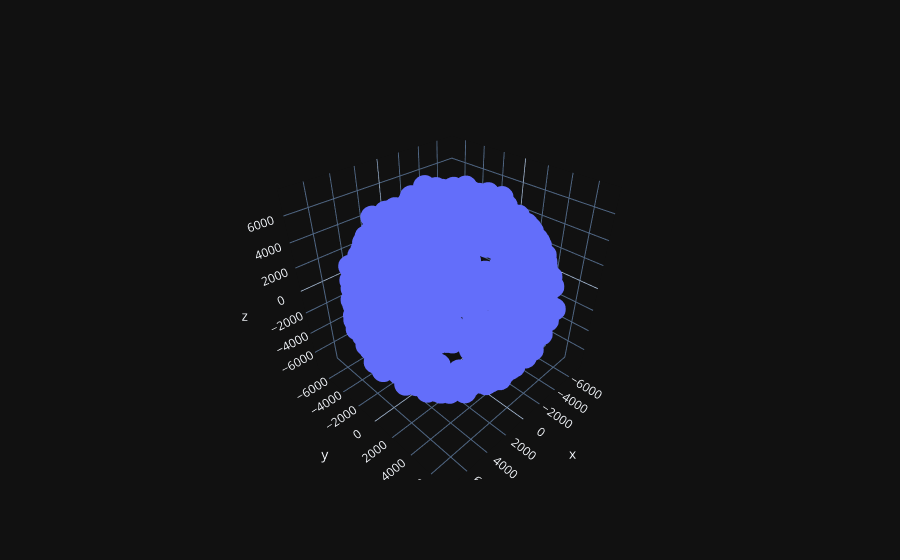
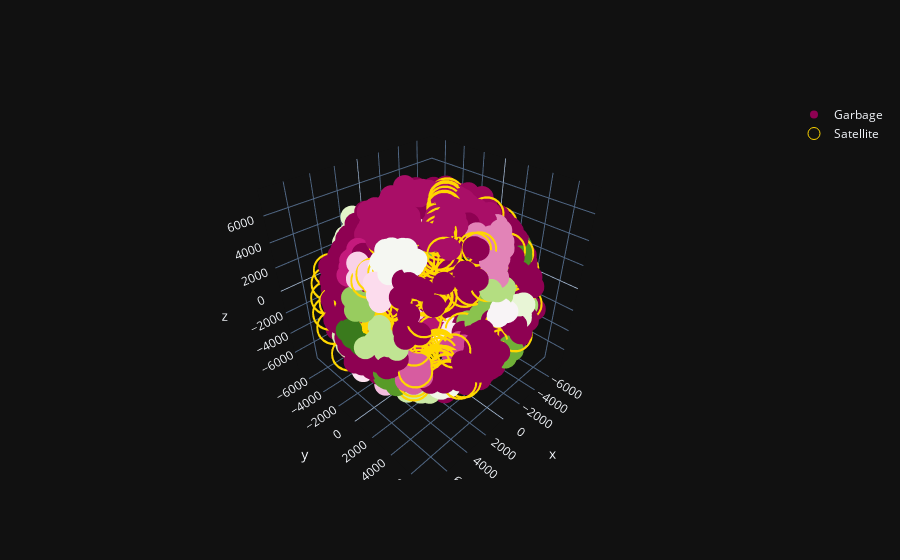

Notebook code cell kept with these figures, in order:
### Code cell
# DBSCAN for cosmos garbage
with open('../Data/cosmos.csv') as f:
        lines = omm.parse_csv(f)
        fields = [field for field in lines]

Cosmos_G = []
result_cosmos = []

for field in fields:
    sat = Satrec()
    satellite = omm.initialize(sat, field)
    jd, fr = xd, xr
    e, r, v = sat.sgp4(jd, fr)
    Cosmos_G.append(r)
    result_cosmos.append([field['OBJECT_NAME'],field['OBJECT_ID'],field['EPOCH'], *r])

data_garbage_cosmos = np.array(Cosmos_G)
data_garbage_cosmos = data_garbage_cosmos[~np.isnan(data_garbage_cosmos).any(axis=1)]

result_cosmos = pd.DataFrame(result_cosmos,columns=['OBJECT_NAME','OBJECT_ID','EPOCH','x','y','z']).dropna()

fig = go.Figure(data=[go.Scatter3d(x=data_garbage_cosmos[:,0], y=data_garbage_cosmos[:,1], z=data_garbage_cosmos[:,2],
                                   mode='markers')])
fig.show()


model = DBSCAN(eps=800, min_samples=4)
model.fit_predict(data_garbage_cosmos)
pred_cosmos = model.fit_predict(data_garbage_cosmos)

fig = go.Figure(data=[go.Scatter3d(x=data_garbage_cosmos[:,0], y=data_garbage_cosmos[:,1], z=data_garbage_cosmos[:,2],
                                   mode='markers',name="Garbage", marker={"size":8, "color":pred_cosmos})])

fig.add_trace(go.Scatter3d(x=data_satellite[:,0], y=data_satellite[:,1], z=data_satellite[:,2], mode='markers',marker_symbol='circle-open',name="Satellite", marker={"size":12, "color":'gold'}))

fig.show()

print("number of cluster found: {}".format(len(set(model.labels_))))
print('cluster for each point: ', model.labels_)

### Figure 1 — Plotly figure (JSON) as saved in the notebook; plotly's stock layout.template omitted (floating-point values rounded to 4 significant figures; data arrays with more than 128 entries replaced by an {"elided": "..."} marker saying what was removed)
{"data": [{"mode": "markers", "x": {"elided": "774 float values"}, "y": {"elided": "774 float values"}, "z": {"elided": "774 float values"}, "type": "scatter3d"}], "layout": {}}

### Figure 2 — Plotly figure (JSON) as saved in the notebook; plotly's stock layout.template omitted (floating-point values rounded to 4 significant figures; data arrays with more than 128 entries replaced by an {"elided": "..."} marker saying what was removed)
{"data": [{"marker": {"color": {"elided": "774 int values"}, "size": 8}, "mode": "markers", "name": "Garbage", "x": {"elided": "774 float values"}, "y": {"elided": "774 float values"}, "z": {"elided": "774 float values"}, "type": "scatter3d"}, {"marker": {"color": "gold", "size": 12, "symbol": "circle-open"}, "mode": "markers", "name": "Satellite", "x": {"elided": "203 float values"}, "y": {"elided": "203 float values"}, "z": {"elided": "203 float values"}, "type": "scatter3d"}], "layout": {}}
